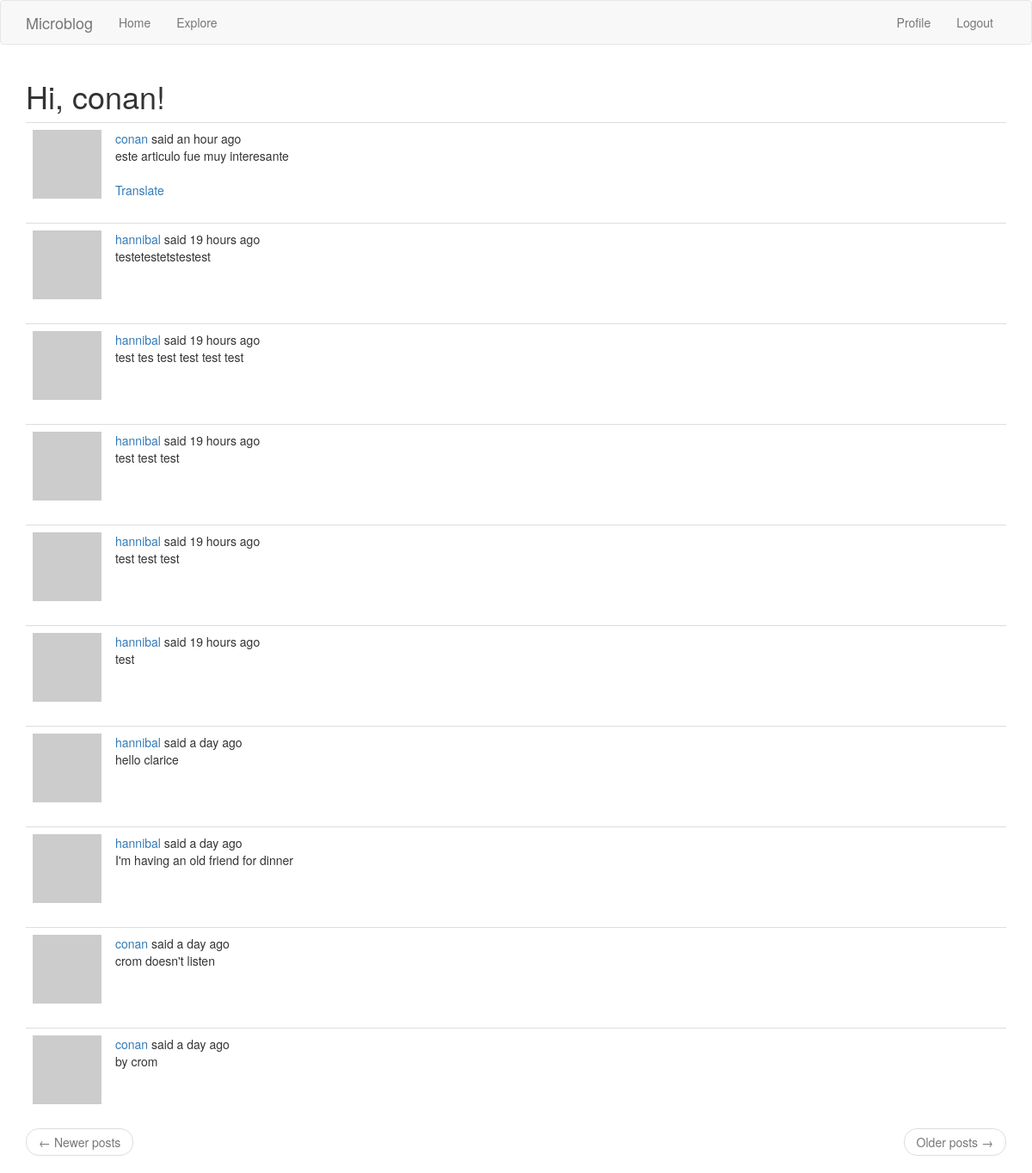
Screenshot of /explore (signed in) with the database file from the repository.
### app/models.py (models this page shows, shortened)
class User(UserMixin, db.Model):
    id = db.Column(db.Integer, primary_key=True)
    username = db.Column(db.String(64), index=True, unique=True)
    email = db.Column(db.String(120), index=True, unique=True)
    password_hash = db.Column(db.String(128))
    posts = db.relationship('Post', backref='author', lazy='dynamic')
    about_me = db.Column(db.String(140))
    last_seen = db.Column(db.DateTime, default=datetime.utcnow)
    followed = db.relationship(
        'User', secondary=followers,
        primaryjoin=(followers.c.follower_id == id),
        secondaryjoin=(followers.c.followed_id == id),
        backref=db.backref('followers', lazy='dynamic'), lazy='dynamic')
    def avatar(self, size):
        digest = md5(self.email.lower().encode('utf-8')).hexdigest()
        return 'https://www.gravatar.com/avatar/{}?d=identicon&s={}'.format(
            digest, size)

class Post(db.Model):
    id = db.Column(db.Integer, primary_key=True)
    body = db.Column(db.String(140))
    timestamp = db.Column(db.DateTime, index=True, default=datetime.utcnow)
    user_id = db.Column(db.Integer, db.ForeignKey('user.id'))
    language = db.Column(db.String(5))

### app/routes.py (the view)
@app.route('/explore')
@login_required
def explore():
    page = request.args.get('page', 1, type=int)
    posts = Post.query.order_by(Post.timestamp.desc()).paginate(
        page, app.config['POSTS_PER_PAGE'], False)
    next_url = url_for('explore', page=posts.next_num) \
        if posts.has_next else None
    prev_url = url_for('explore', page=posts.prev_num) \
        if posts.has_prev else None
    return render_template('index.html', title=_('Explore'),
                           posts=posts.items, next_url=next_url,
                           prev_url=prev_url)

### app/models.py (called while the page is built)
@login.user_loader
def load_user(id):
    return User.query.get(int(id))

### app/routes.py (called while the page is built)
@app.before_request
def before_request():
    if current_user.is_authenticated:
        current_user.last_seen = datetime.utcnow()
        db.session.commit()
    g.locale = str(get_locale())

### app/templates/index.html (shortened to what this page needs)
{% extends "base.html" %}
{% import 'bootstrap/wtf.html' as wtf %}
{% block app_content %}
    <h1>{{ _('Hi, %(username)s!', username=current_user.username) }}</h1>
    {% for post in posts %}
        {% include '_post.html' %}
    {% endfor %}
    <nav aria-label="...">
        <ul class="pager">
            <li class="previous{% if not prev_url %} disabled{% endif %}">
                <a href="{{ prev_url or '#' }}">
                    <span aria-hidden="true">&larr;</span> {{ _('Newer posts') }}
                </a>
            </li>
            <li class="next{% if not next_url %} disabled{% endif %}">
                <a href="{{ next_url or '#' }}">
                    {{ _('Older posts') }} <span aria-hidden="true">&rarr;</span>
                </a>
            </li>
        </ul>
    </nav>
{% endblock %}

### app/templates/_post.html (shortened to what this page needs)
<table class="table table-hover">
    <tr>
        <td width="70px">
            <a href="{{ url_for('user', username=post.author.username) }}">
                <img src="{{ post.author.avatar(70) }}" />
            </a>
        </td>
        <td>
            {{ _('%(username)s said %(when)s',
                username=user_link, when=moment(post.timestamp).fromNow()) }}
            <br>
            <span id="post{{ post.id }}">{{ post.body }}</span>
            {% if post.language and post.language != g.locale %}
            <br><br>
            <span id="translation{{ post.id }}">
                <a href="javascript:translate(
                            '#post{{ post.id }}',
                            '#translation{{ post.id }}',
                            '{{ post.language }}',
                            '{{ g.locale }}');">{{ _('Translate') }}</a>
            </span>
            {% endif %}
        </td>
    </tr>
</table>

### rows the page displays
Post: body "este articulo fue muy interesante"
Post: body "testetestetstestest"
Post: body "test tes test test test test"
Post: body "test test test"
Post: body "test test test"
Post: body "test"
Post: body "hello clarice"
Post: body "I'm having an old friend for dinner"
Post: body "crom doesn't listen"
Post: body "by crom"
